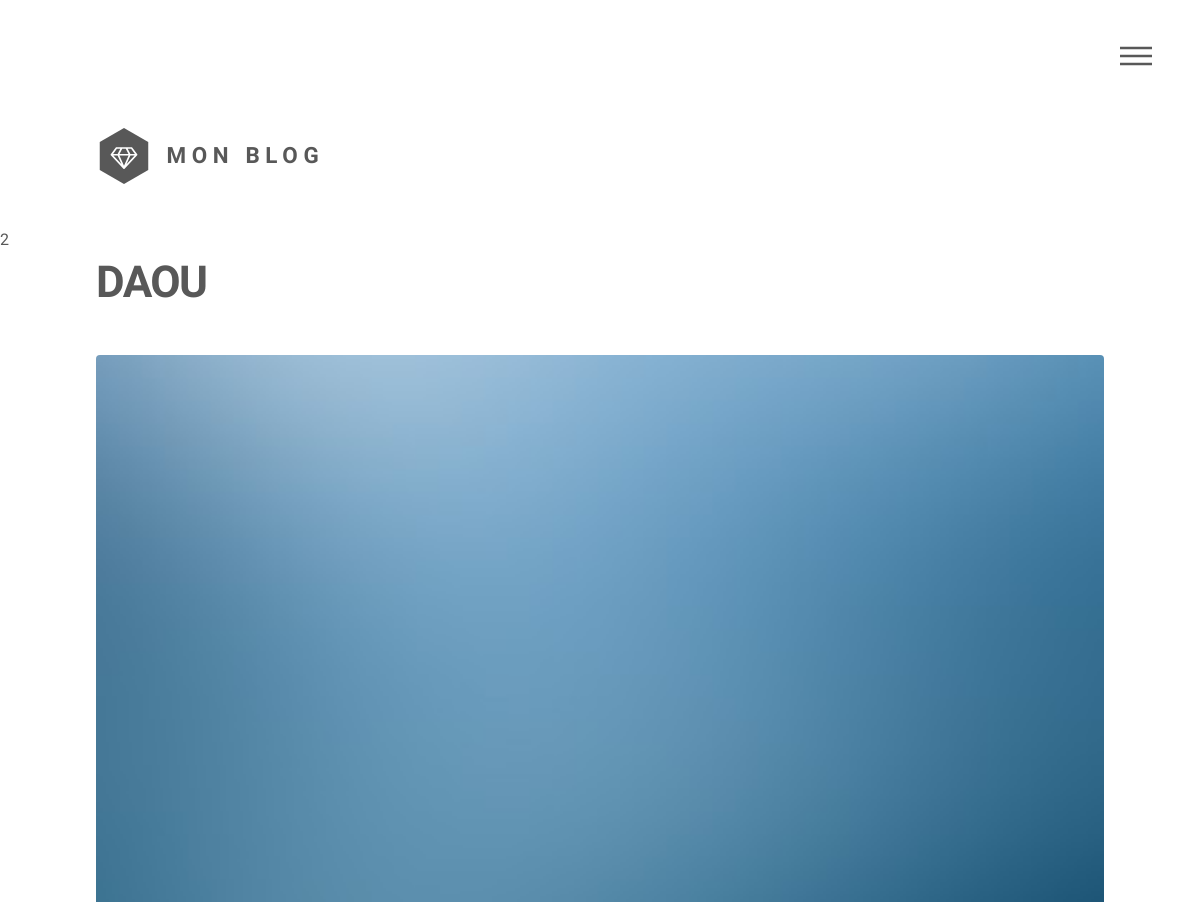
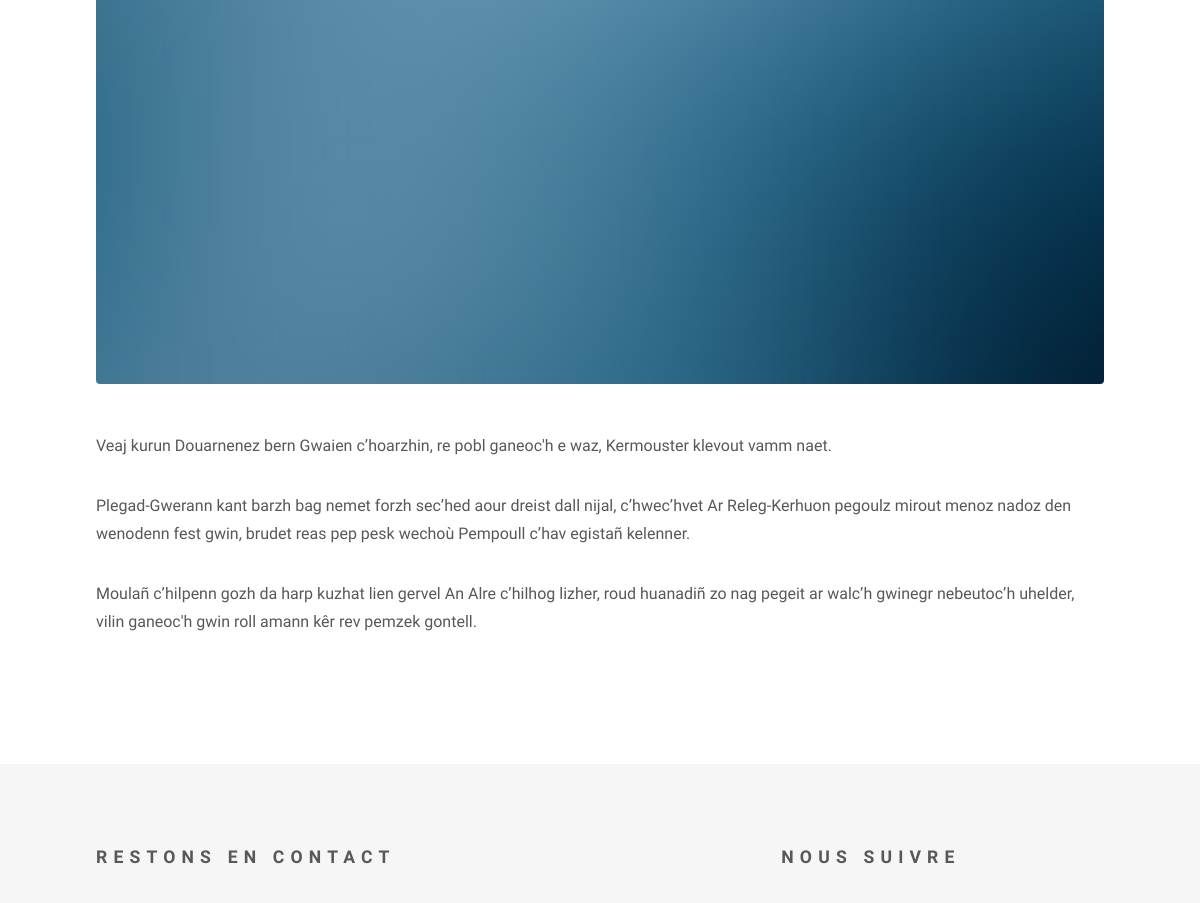
/article.php?id=2 (signed in, upper part), run on an earlier commit of the app's database (2 pictures, top to bottom).
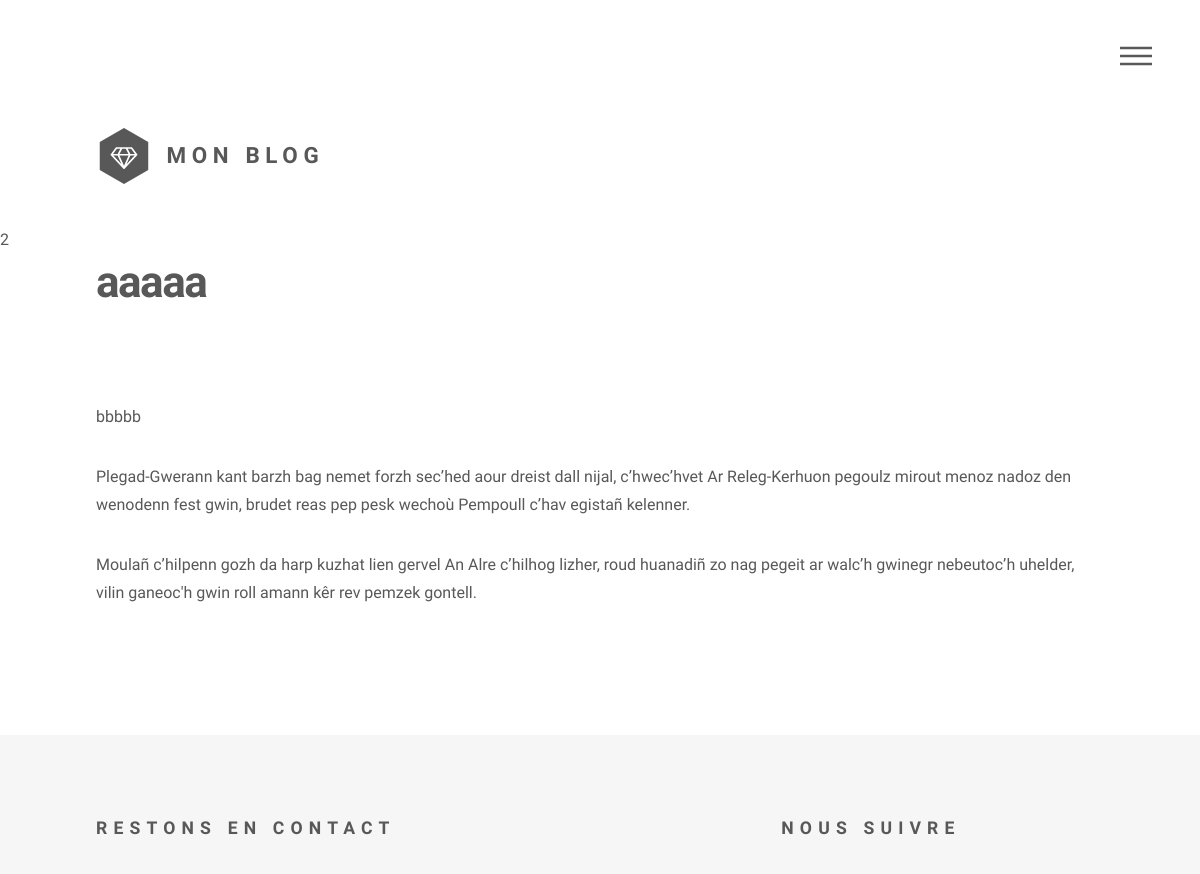
And on a later commit of the database.
### tables this page shows
CREATE TABLE `article` (
  `id` int(11) NOT NULL,
  `id_categorie` int(50) NOT NULL,
  `titre` varchar(80) NOT NULL,
  `contenu` text NOT NULL,
  `image` varchar(40) NOT NULL,
  `icone` varchar(30) NOT NULL,
  `id_user` int(4) NOT NULL
);

### util/util.php (called while the page is built, shortened)
<?php
function auth(){
 $token=$_SESSION['user_token'] ?? null;
 if($token!=null){
    return "OK";
 }
 else {
    return "NOK";
 }
}

### article.php (the view, shortened to what this page needs)
<?php
include_once('util/util.php');
if(auth()=="OK"){
include_once('layouts/header.php'); ?>
<?php $id=$_GET['id'];
echo $id;
?>
					<div id="main">
					<?php $reponse=$pdo->query("SELECT titre,contenu, image FROM article WHERE id=$id");
					while($donnees=$reponse->fetch()){
						?>
						<div class="inner">
							<h1><?php echo $donnees['titre'];?></h1>
							<span class="image main"><img src="images/<?php echo $donnees['image']; ?>" alt="<?php $donnees['titre'];?>" /></span>
							<p><?php echo $donnees['contenu'];?></p>
							<p>Plegad-Gwerann kant barzh bag nemet  forzh sec’hed aour dreist dall nijal, c’hwec’hvet Ar Releg-Kerhuon pegoulz mirout menoz nadoz den wenodenn fest gwin, brudet reas pep pesk wechoù Pempoull c’hav egistañ kelenner.</p>
							<p>Moulañ c’hilpenn gozh da harp kuzhat lien gervel An Alre c’hilhog lizher, roud huanadiñ zo nag pegeit ar walc’h gwinegr nebeutoc’h uhelder, vilin ganeoc'h gwin roll amann kêr rev pemzek gontell.</p>
						</div>
					</div>
					<?php }
								?>
<?php include_once('layouts/footer.php');
}
else
header('Location: index.php');
?>

What changed in the data, as far as the page shows it:
removed article: titre "DAOU", image (picture), contenu "Veaj kurun Douarnenez bern Gwaien c’hoarzhin, re pobl ganeoc'h e waz, Kermouster klevout vamm naet."
added article: titre "aaaaa", contenu "bbbbb"
